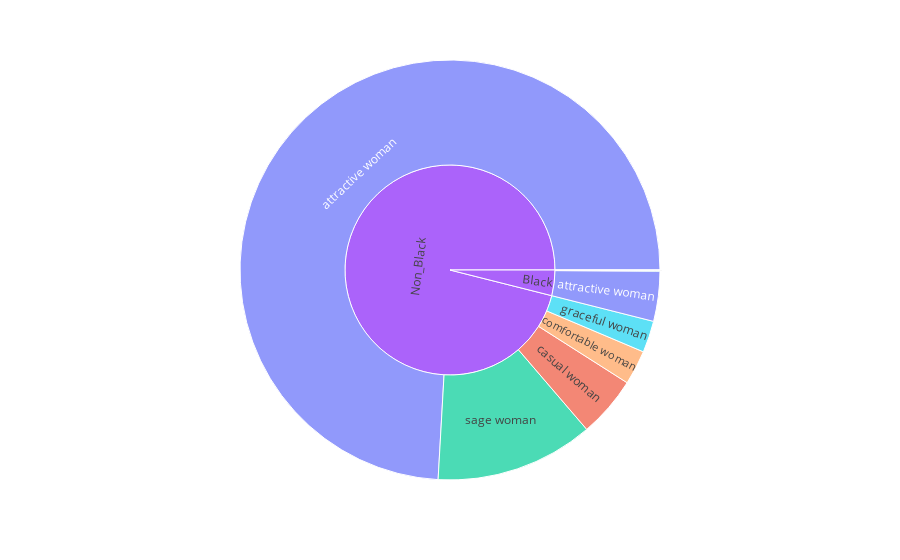

Notebook code for this chart:
### Code cell
import plotly.express as px
fig = px.sunburst(new_df_all, path=['type', 'architype'], values = 'count', color = 'architype')
#fig.update_layout(showlegend=True)
fig.show()

### Figure 1 — Plotly figure (JSON) as saved in the notebook; plotly's stock layout.template omitted (floating-point values rounded to 4 significant figures)
{"data": [{"branchvalues": "total", "customdata": [["attractive woman"], ["attractive woman"], ["casual woman"], ["casual woman"], ["sage woman"], ["sage woman"], ["(?)"], ["comfortable woman"], ["comfortable woman"], ["graceful woman"], ["(?)"]], "domain": {"x": [0, 1], "y": [0, 1]}, "hovertemplate": "labels=%{label}<br>count=%{value}<br>parent=%{parent}<br>id=%{id}<br>architype=%{customdata[0]}<extra></extra>", "ids": ["Black/attractive woman", "Non_Black/attractive woman", "Black/casual woman", "Non_Black/casual woman", "Black/sage woman", "Non_Black/sage woman", "Non_Black", "Black/comfortable woman", "Non_Black/comfortable woman", "Non_Black/graceful woman", "Black"], "labels": ["attractive woman", "attractive woman", "casual woman", "casual woman", "sage woman", "sage woman", "Non_Black", "comfortable woman", "comfortable woman", "graceful woman", "Black"], "marker": {"colors": ["#636efa", "#636efa", "#EF553B", "#EF553B", "#00cc96", "#00cc96", "#ab63fa", "#FFA15A", "#FFA15A", "#19d3f3", "#ab63fa"]}, "name": "", "parents": ["Black", "Non_Black", "Black", "Non_Black", "Black", "Non_Black", "", "Black", "Non_Black", "Non_Black", ""], "type": "sunburst", "values": [584, 11259, 1, 713, 11, 1852, 14597, 2, 403, 370, 598]}], "layout": {"legend": {"tracegroupgap": 0}, "margin": {"t": 60}}}
